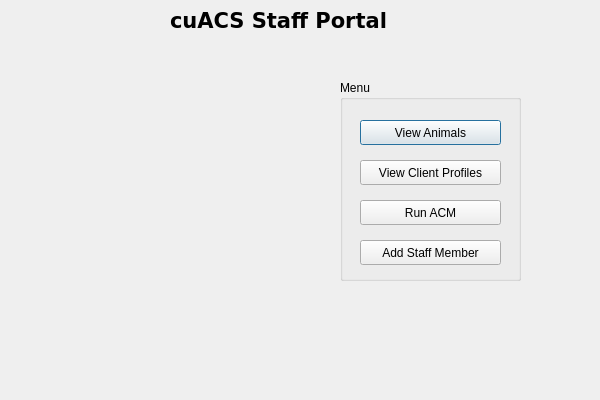
<?xml version="1.0" encoding="UTF-8"?>
<ui version="4.0">
 <class>staffWindow</class>
 <widget class="QDialog" name="staffWindow">
  <property name="geometry">
   <rect>
    <x>0</x>
    <y>0</y>
    <width>600</width>
    <height>400</height>
   </rect>
  </property>
  <property name="windowTitle">
   <string>Dialog</string>
  </property>
  <widget class="QLabel" name="label">
   <property name="geometry">
    <rect>
     <x>170</x>
     <y>10</y>
     <width>241</width>
     <height>20</height>
    </rect>
   </property>
   <property name="font">
    <font>
     <family>DejaVu Sans</family>
     <pointsize>16</pointsize>
     <weight>75</weight>
     <bold>true</bold>
    </font>
   </property>
   <property name="text">
    <string>cuACS Staff Portal</string>
   </property>
  </widget>
  <widget class="QLabel" name="label_2">
   <property name="geometry">
    <rect>
     <x>30</x>
     <y>60</y>
     <width>271</width>
     <height>321</height>
    </rect>
   </property>
   <property name="text">
    <string/>
   </property>
   <property name="pixmap">
    <pixmap>logo.png</pixmap>
   </property>
  </widget>
  <widget class="QGroupBox" name="groupBox">
   <property name="geometry">
    <rect>
     <x>340</x>
     <y>80</y>
     <width>181</width>
     <height>201</height>
    </rect>
   </property>
   <property name="title">
    <string>Menu</string>
   </property>
   <widget class="QPushButton" name="viewAnimalsButton">
    <property name="geometry">
     <rect>
      <x>20</x>
      <y>40</y>
      <width>141</width>
      <height>25</height>
     </rect>
    </property>
    <property name="text">
     <string>View Animals</string>
    </property>
   </widget>
   <widget class="QPushButton" name="viewClientsButton">
    <property name="geometry">
     <rect>
      <x>20</x>
      <y>80</y>
      <width>141</width>
      <height>25</height>
     </rect>
    </property>
    <property name="text">
     <string>View Client Profiles</string>
    </property>
   </widget>
   <widget class="QPushButton" name="acmButton">
    <property name="geometry">
     <rect>
      <x>20</x>
      <y>120</y>
      <width>141</width>
      <height>25</height>
     </rect>
    </property>
    <property name="text">
     <string>Run ACM</string>
    </property>
   </widget>
   <widget class="QPushButton" name="addStaffButton">
    <property name="geometry">
     <rect>
      <x>20</x>
      <y>160</y>
      <width>141</width>
      <height>25</height>
     </rect>
    </property>
    <property name="text">
     <string>Add Staff Member</string>
    </property>
   </widget>
  </widget>
  <zorder>groupBox</zorder>
  <zorder>label</zorder>
  <zorder>label_2</zorder>
 </widget>
 <resources/>
 <connections/>
</ui>
